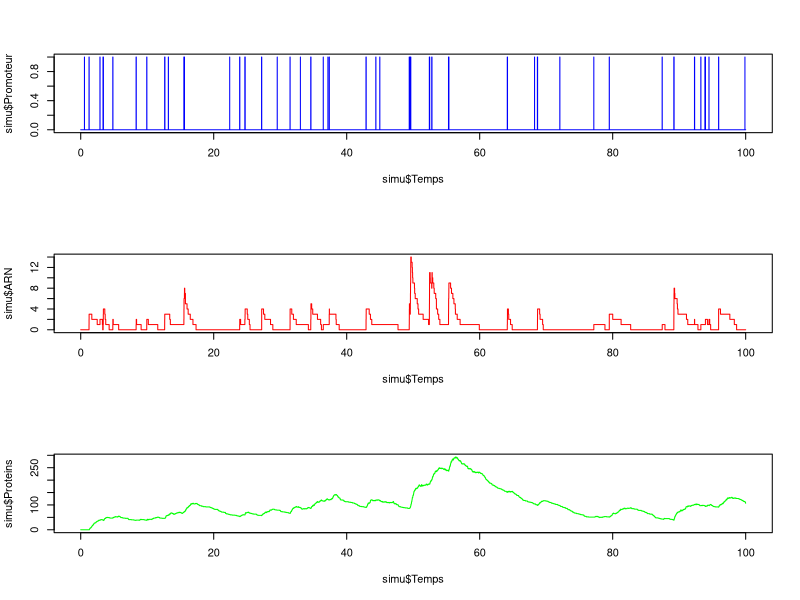

Write the R code that produced this figure.
### Algorithme de simulation du modèle à 2 états : promoteur + ARN ###

# Paramètres du modèle
kon = 0.5 # Taux d'allumage du gène
koff = 50 # Taux d'extinction du gène
s = 100 # Taux de création d'ARN (état ON)
d = 1 # Taux de dégradation de l'ARN
sp=10 # Taux de traduction
dp=0.1 # Taux de dégradation des protéines

# Simulation d'une trajectoire jusqu'au temps Tf
SimuRT= function(Tf) {
  t = 0 # Initialisation du temps
  e = 0 # État du promoteur
  m = 0 # Nombre de molécules d'ARN
  p = 0 # Nombre de molécules de protéines
  Vt = t # Vecteur des instants de réaction
  Ve = e # Vecteur des états du promoteur
  Vm = m # Vecteur des nombres d'ARNs
  Vp = p # Vecteur des nombres de protéines
  
  while (t < Tf) {
    # On liste les réactions possibles et leurs taux
    Vtaux = cbind(kon*(1-e), koff*e,s*e, d*m,m*sp,p*dp) # Taux de chaque réaction
    Staux = sum(Vtaux) # Taux de la prochaine réaction
    
    # Partie stochastique
    t = t + rexp(1, rate = Staux) # Nouvel instant de réaction
    R = rmultinom(1, 1, Vtaux/Staux) # Choix de la nouvelle réaction
    
    # Astuce pour récupérer l'indice de la réaction
    l = 1:length(R)
    i = l[R==1]
    
    # Mise à jour de l'état du système
    if (i == 1) { e = 1 } # Passage en ON
    if (i == 2) { e = 0 } # Passage en OFF
    if (i == 3) { m = m + 1 } # Création d'un ARN
    if (i == 4) { m = m - 1 } # Dégradation d'un ARN
    if (i == 5) { p = p + 1 } # Création d'une protéine
    if (i == 6) { p = p - 1 } # Dégradation d'une protéine
    
    
    # On stocke les nouvelles valeurs
    Vt = rbind(Vt,t)
    Ve = rbind(Ve,e)
    Vm=rbind(Vm,m)
    Vp=rbind(Vp,p)
  }
  
  # On corrige les dernières valeurs à l'instant final
  n = length(Vt)
  Vt[n] = Tf # Instant jusqu'auquel on a observé la trajectoire
  Ve[n] = Ve[n-1] # État effectif du promoteur à cet instant
  Vm[n] = Vm[n-1] # Nombre effectif de molécules à cet instant
  Vp[n] = Vp[n-1] # Nombre effectif de molécules à cet instant
  
  return(list("Temps" = Vt, "Promoteur" = Ve, "ARN"=Vm, "Proteins"=Vp))
}

#simulation
simu = SimuRT(Tf = 100)

# Tracé d'une simulation
op=par(mfrow=c(3,1)) 
plot(simu$Temps, simu$Promoteur , type="s", col="blue")
plot(simu$Temps, simu$ARN , type="s", col="red")
plot(simu$Temps, simu$Proteins , type="s", col="green")
